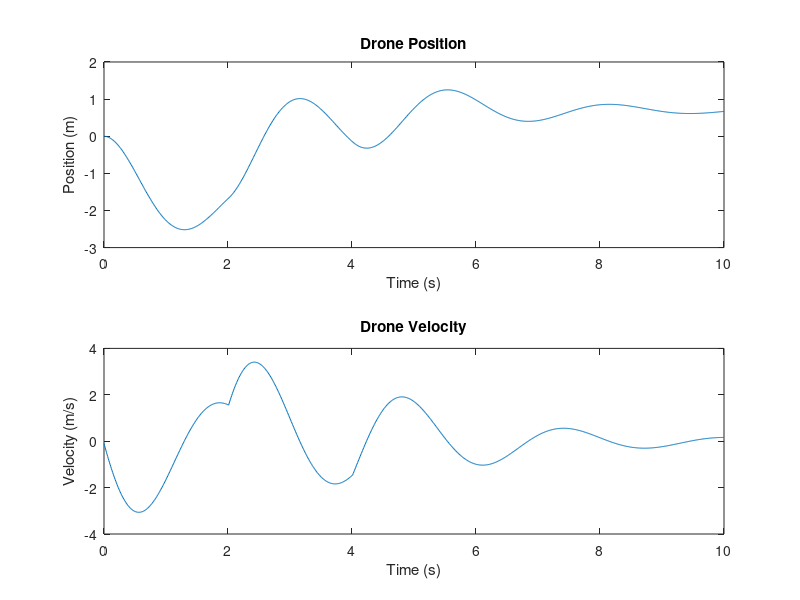

MATLAB code to generate this figure:
% Initialize variables
dt = 0.01;                  % Time step (s)
t = 0:dt:10;                % Time vector (s)
N = length(t);              % Number of time steps
m = 0.5;                    % Mass of drone (kg)
g = 9.81;                   % Acceleration due to gravity (m/s^2)
k = 3;                      % Spring constant (N/m)
b = 0.5;                    % Damping coefficient (N*s/m)

x_history = zeros(2, N);    % Position and velocity history
u_history = zeros(1, N);    % Control input history
F_history = zeros(1, N);    % External force history

% Initial conditions
x = [0; 0];                 % Initial position and velocity
u = 0;                      % Initial control input
F = 0;                      % Initial external force

% Simulate the system
for i = 1:N
    % Calculate the net force on the drone
    net_force = u - m*g - k*x(1) - b*x(2) + F;
    
    % Update the position and velocity
    x = x + dt*[x(2); net_force/m];
    
    % Update the control input and external force
    if t(i) > 2
        u = 5;
    end
    if t(i) > 4
        F = 2;
    end
    
    % Save the data to the history arrays
    x_history(:, i) = x;
    u_history(i) = u;
    F_history(i) = F;
end

% Plot the results
subplot(2,1,1);
plot(t, x_history(1,:));
xlabel('Time (s)');
ylabel('Position (m)');
title('Drone Position');

subplot(2,1,2);
plot(t, x_history(2,:));
xlabel('Time (s)');
ylabel('Velocity (m/s)');
title('Drone Velocity');
